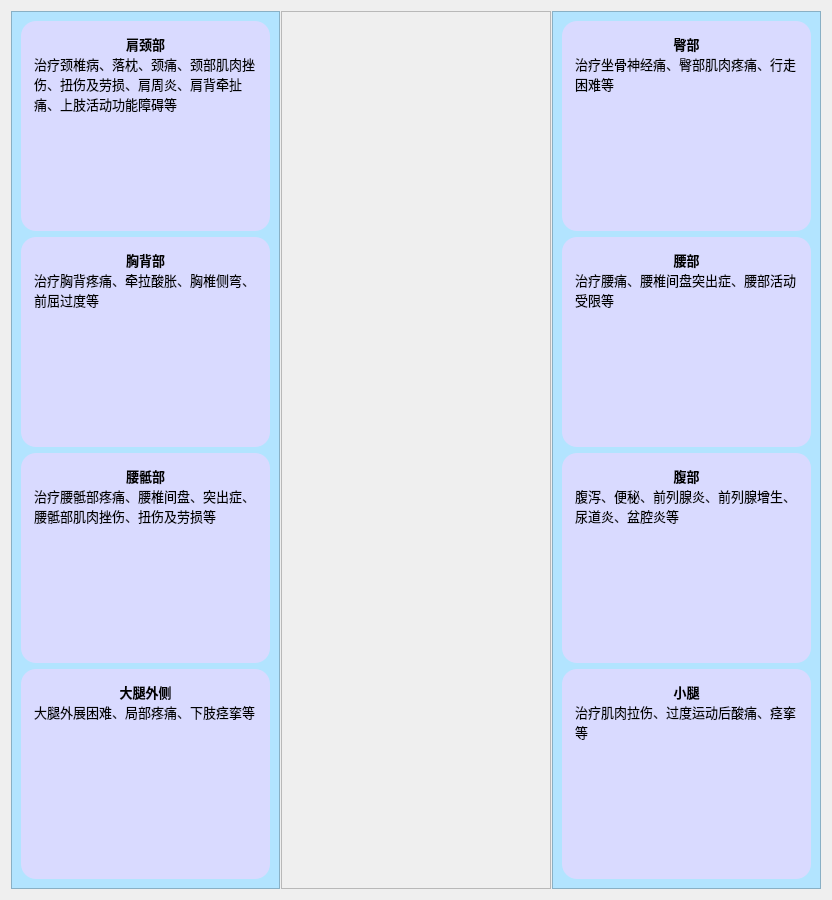
     <widget class="QWidget" name="pageOverView">
      <layout class="QHBoxLayout" name="horizontalLayout" stretch="1,1,1">
       <property name="spacing">
        <number>1</number>
       </property>
       <item>
        <widget class="QFrame" name="frameLeft">
         <property name="minimumSize">
          <size>
           <width>160</width>
           <height>0</height>
          </size>
         </property>
         <property name="styleSheet">
          <string notr="true">background-color: rgb(178, 228, 255);</string>
         </property>
         <property name="frameShape">
          <enum>QFrame::StyledPanel</enum>
         </property>
         <property name="frameShadow">
          <enum>QFrame::Raised</enum>
         </property>
         <layout class="QVBoxLayout" name="verticalLayout">
          <item>
           <widget class="QFrame" name="frame_6">
            <property name="styleSheet">
             <string notr="true">background-color: rgb(217, 218, 255);
border-radius:15px;</string>
            </property>
            <property name="frameShape">
             <enum>QFrame::StyledPanel</enum>
            </property>
            <property name="frameShadow">
             <enum>QFrame::Raised</enum>
            </property>
            <layout class="QVBoxLayout" name="verticalLayout_9">
             <item alignment="Qt::AlignHCenter|Qt::AlignVCenter">
              <widget class="QTextBrowser" name="jjTextBrowser">
               <property name="font">
                <font>
                 <family>宋体</family>
                 <pointsize>14</pointsize>
                </font>
               </property>
               <property name="html">
                <string>&lt;!DOCTYPE HTML PUBLIC &quot;-//W3C//DTD HTML 4.0//EN&quot; &quot;http://www.w3.org/TR/REC-html40/strict.dtd&quot;&gt;
&lt;html&gt;&lt;head&gt;&lt;meta name=&quot;qrichtext&quot; content=&quot;1&quot; /&gt;&lt;meta charset=&quot;utf-8&quot; /&gt;&lt;style type=&quot;text/css&quot;&gt;
p, li { white-space: pre-wrap; }
hr { height: 1px; border-width: 0; }
li.unchecked::marker { content: &quot;\2610&quot;; }
li.checked::marker { content: &quot;\2612&quot;; }
&lt;/style&gt;&lt;/head&gt;&lt;body style=&quot; font-family:'宋体'; font-size:14pt; font-weight:400; font-style:normal;&quot;&gt;
&lt;p align=&quot;center&quot; style=&quot; margin-top:0px; margin-bottom:0px; margin-left:0px; margin-right:0px; -qt-block-indent:0; text-indent:0px;&quot;&gt;&lt;span style=&quot; font-family:'Microsoft YaHei UI'; font-size:10pt; font-weight:700;&quot;&gt;肩颈部&lt;/span&gt;&lt;/p&gt;
&lt;p style=&quot; margin-top:0px; margin-bottom:0px; margin-left:0px; margin-right:0px; -qt-block-indent:0; text-indent:0px;&quot;&gt;&lt;span style=&quot; font-family:'Microsoft YaHei UI'; font-size:10pt;&quot;&gt;治疗颈椎病、落枕、颈痛、颈部肌肉挫伤、扭伤及劳损、肩周炎、肩背牵扯痛、上肢活动功能障碍等&lt;/span&gt;&lt;/p&gt;&lt;/body&gt;&lt;/html&gt;</string>
               </property>
              </widget>
             </item>
            </layout>
           </widget>
          </item>
          <item>
           <widget class="QFrame" name="frame_7">
            <property name="styleSheet">
             <string notr="true">background-color: rgb(217, 218, 255);
border-radius:15px;</string>
            </property>
            <property name="frameShape">
             <enum>QFrame::StyledPanel</enum>
            </property>
            <property name="frameShadow">
             <enum>QFrame::Raised</enum>
            </property>
            <layout class="QVBoxLayout" name="verticalLayout_10">
             <item alignment="Qt::AlignVCenter">
              <widget class="QTextBrowser" name="textBrowser_2">
               <property name="html">
                <string>&lt;!DOCTYPE HTML PUBLIC &quot;-//W3C//DTD HTML 4.0//EN&quot; &quot;http://www.w3.org/TR/REC-html40/strict.dtd&quot;&gt;
&lt;html&gt;&lt;head&gt;&lt;meta name=&quot;qrichtext&quot; content=&quot;1&quot; /&gt;&lt;meta charset=&quot;utf-8&quot; /&gt;&lt;style type=&quot;text/css&quot;&gt;
p, li { white-space: pre-wrap; }
hr { height: 1px; border-width: 0; }
li.unchecked::marker { content: &quot;\2610&quot;; }
li.checked::marker { content: &quot;\2612&quot;; }
&lt;/style&gt;&lt;/head&gt;&lt;body style=&quot; font-family:'Microsoft YaHei UI'; font-size:9pt; font-weight:400; font-style:normal;&quot;&gt;
&lt;p align=&quot;center&quot; style=&quot; margin-top:0px; margin-bottom:0px; margin-left:0px; margin-right:0px; -qt-block-indent:0; text-indent:0px;&quot;&gt;&lt;span style=&quot; font-size:10pt; font-weight:700;&quot;&gt;胸背部&lt;/span&gt;&lt;/p&gt;
&lt;p style=&quot; margin-top:0px; margin-bottom:0px; margin-left:0px; margin-right:0px; -qt-block-indent:0; text-indent:0px;&quot;&gt;&lt;span style=&quot; font-size:10pt;&quot;&gt;治疗胸背疼痛、牵拉酸胀、胸椎侧弯、前屈过度等&lt;/span&gt;&lt;/p&gt;&lt;/body&gt;&lt;/html&gt;</string>
               </property>
              </widget>
             </item>
            </layout>
           </widget>
          </item>
          <item alignment="Qt::AlignVCenter">
           <widget class="QFrame" name="frame_8">
            <property name="styleSheet">
             <string notr="true">background-color: rgb(217, 218, 255);
border-radius:15px;</string>
            </property>
            <property name="frameShape">
             <enum>QFrame::StyledPanel</enum>
            </property>
            <property name="frameShadow">
             <enum>QFrame::Raised</enum>
            </property>
            <layout class="QVBoxLayout" name="verticalLayout_11">
             <item>
              <widget class="QTextBrowser" name="textBrowser_4">
               <property name="html">
                <string>&lt;!DOCTYPE HTML PUBLIC &quot;-//W3C//DTD HTML 4.0//EN&quot; &quot;http://www.w3.org/TR/REC-html40/strict.dtd&quot;&gt;
&lt;html&gt;&lt;head&gt;&lt;meta name=&quot;qrichtext&quot; content=&quot;1&quot; /&gt;&lt;meta charset=&quot;utf-8&quot; /&gt;&lt;style type=&quot;text/css&quot;&gt;
p, li { white-space: pre-wrap; }
hr { height: 1px; border-width: 0; }
li.unchecked::marker { content: &quot;\2610&quot;; }
li.checked::marker { content: &quot;\2612&quot;; }
&lt;/style&gt;&lt;/head&gt;&lt;body style=&quot; font-family:'Microsoft YaHei UI'; font-size:9pt; font-weight:400; font-style:normal;&quot;&gt;
&lt;p align=&quot;center&quot; style=&quot; margin-top:0px; margin-bottom:0px; margin-left:0px; margin-right:0px; -qt-block-indent:0; text-indent:0px;&quot;&gt;&lt;span style=&quot; font-size:10pt; font-weight:700;&quot;&gt;腰骶部&lt;/span&gt;&lt;/p&gt;
&lt;p style=&quot; margin-top:0px; margin-bottom:0px; margin-left:0px; margin-right:0px; -qt-block-indent:0; text-indent:0px;&quot;&gt;&lt;span style=&quot; font-size:10pt;&quot;&gt;治疗腰骶部疼痛、腰椎间盘、突出症、腰骶部肌肉挫伤、扭伤及劳损等&lt;/span&gt;&lt;/p&gt;&lt;/body&gt;&lt;/html&gt;</string>
               </property>
              </widget>
             </item>
            </layout>
           </widget>
          </item>
          <item>
           <widget class="QFrame" name="frame_9">
            <property name="styleSheet">
             <string notr="true">background-color: rgb(217, 218, 255);
border-radius:15px;</string>
            </property>
            <property name="frameShape">
             <enum>QFrame::StyledPanel</enum>
            </property>
            <property name="frameShadow">
             <enum>QFrame::Raised</enum>
            </property>
            <layout class="QVBoxLayout" name="verticalLayout_12">
             <item alignment="Qt::AlignVCenter">
              <widget class="QTextBrowser" name="textBrowser_6">
               <property name="html">
                <string>&lt;!DOCTYPE HTML PUBLIC &quot;-//W3C//DTD HTML 4.0//EN&quot; &quot;http://www.w3.org/TR/REC-html40/strict.dtd&quot;&gt;
&lt;html&gt;&lt;head&gt;&lt;meta name=&quot;qrichtext&quot; content=&quot;1&quot; /&gt;&lt;meta charset=&quot;utf-8&quot; /&gt;&lt;style type=&quot;text/css&quot;&gt;
p, li { white-space: pre-wrap; }
hr { height: 1px; border-width: 0; }
li.unchecked::marker { content: &quot;\2610&quot;; }
li.checked::marker { content: &quot;\2612&quot;; }
&lt;/style&gt;&lt;/head&gt;&lt;body style=&quot; font-family:'Microsoft YaHei UI'; font-size:9pt; font-weight:400; font-style:normal;&quot;&gt;
&lt;p align=&quot;center&quot; style=&quot; margin-top:0px; margin-bottom:0px; margin-left:0px; margin-right:0px; -qt-block-indent:0; text-indent:0px;&quot;&gt;&lt;span style=&quot; font-size:10pt; font-weight:700;&quot;&gt;大腿外侧&lt;/span&gt;&lt;/p&gt;
&lt;p style=&quot; margin-top:0px; margin-bottom:0px; margin-left:0px; margin-right:0px; -qt-block-indent:0; text-indent:0px;&quot;&gt;&lt;span style=&quot; font-size:10pt;&quot;&gt;大腿外展困难、局部疼痛、下肢痉挛等&lt;/span&gt;&lt;/p&gt;&lt;/body&gt;&lt;/html&gt;</string>
               </property>
              </widget>
             </item>
            </layout>
           </widget>
          </item>
         </layout>
        </widget>
       </item>
       <item>
        <widget class="QFrame" name="frameMid">
         <property name="sizePolicy">
          <sizepolicy hsizetype="Preferred" vsizetype="MinimumExpanding">
           <horstretch>0</horstretch>
           <verstretch>0</verstretch>
          </sizepolicy>
         </property>
         <property name="maximumSize">
          <size>
           <width>16777215</width>
           <height>960</height>
          </size>
         </property>
         <property name="frameShape">
          <enum>QFrame::StyledPanel</enum>
         </property>
         <property name="frameShadow">
          <enum>QFrame::Raised</enum>
         </property>
         <layout class="QHBoxLayout" name="horizontalLayout_4" stretch="0">
          <item alignment="Qt::AlignHCenter|Qt::AlignVCenter">
           <widget class="QLabel" name="bodyLabel">
            <property name="sizePolicy">
             <sizepolicy hsizetype="Expanding" vsizetype="Ignored">
              <horstretch>0</horstretch>
              <verstretch>0</verstretch>
             </sizepolicy>
            </property>
            <property name="minimumSize">
             <size>
              <width>200</width>
              <height>200</height>
             </size>
            </property>
            <property name="maximumSize">
             <size>
              <width>16777215</width>
              <height>960</height>
             </size>
            </property>
            <property name="text">
             <string/>
            </property>
            <property name="pixmap">
             <pixmap resource="../res/pngConfig.qrc">:/images/body.jpg</pixmap>
            </property>
            <property name="scaledContents">
             <bool>true</bool>
            </property>
           </widget>
          </item>
         </layout>
        </widget>
       </item>
       <item>
        <widget class="QFrame" name="frameRight">
         <property name="minimumSize">
          <size>
           <width>160</width>
           <height>0</height>
          </size>
         </property>
         <property name="styleSheet">
          <string notr="true">background-color: rgb(178, 228, 255);</string>
         </property>
         <property name="frameShape">
          <enum>QFrame::StyledPanel</enum>
         </property>
         <property name="frameShadow">
          <enum>QFrame::Raised</enum>
         </property>
         <layout class="QVBoxLayout" name="verticalLayout_2">
          <item>
           <widget class="QFrame" name="frame_13">
            <property name="styleSheet">
             <string notr="true">background-color: rgb(217, 218, 255);
border-radius:15px;</string>
            </property>
            <property name="frameShape">
             <enum>QFrame::StyledPanel</enum>
            </property>
            <property name="frameShadow">
             <enum>QFrame::Raised</enum>
            </property>
            <layout class="QVBoxLayout" name="verticalLayout_13">
             <item alignment="Qt::AlignVCenter">
              <widget class="QTextBrowser" name="textBrowser_5">
               <property name="html">
                <string>&lt;!DOCTYPE HTML PUBLIC &quot;-//W3C//DTD HTML 4.0//EN&quot; &quot;http://www.w3.org/TR/REC-html40/strict.dtd&quot;&gt;
&lt;html&gt;&lt;head&gt;&lt;meta name=&quot;qrichtext&quot; content=&quot;1&quot; /&gt;&lt;meta charset=&quot;utf-8&quot; /&gt;&lt;style type=&quot;text/css&quot;&gt;
p, li { white-space: pre-wrap; }
hr { height: 1px; border-width: 0; }
li.unchecked::marker { content: &quot;\2610&quot;; }
li.checked::marker { content: &quot;\2612&quot;; }
&lt;/style&gt;&lt;/head&gt;&lt;body style=&quot; font-family:'Microsoft YaHei UI'; font-size:9pt; font-weight:400; font-style:normal;&quot;&gt;
&lt;p align=&quot;center&quot; style=&quot; margin-top:0px; margin-bottom:0px; margin-left:0px; margin-right:0px; -qt-block-indent:0; text-indent:0px;&quot;&gt;&lt;span style=&quot; font-size:10pt; font-weight:700;&quot;&gt;臀部&lt;/span&gt;&lt;/p&gt;
&lt;p style=&quot; margin-top:0px; margin-bottom:0px; margin-left:0px; margin-right:0px; -qt-block-indent:0; text-indent:0px;&quot;&gt;&lt;span style=&quot; font-size:10pt;&quot;&gt;治疗坐骨神经痛、臀部肌肉疼痛、行走困难等&lt;/span&gt;&lt;/p&gt;&lt;/body&gt;&lt;/html&gt;</string>
               </property>
              </widget>
             </item>
            </layout>
           </widget>
          </item>
          <item>
           <widget class="QFrame" name="frame_11">
            <property name="styleSheet">
             <string notr="true">background-color: rgb(217, 218, 255);
border-radius:15px;</string>
            </property>
            <property name="frameShape">
             <enum>QFrame::StyledPanel</enum>
            </property>
            <property name="frameShadow">
             <enum>QFrame::Raised</enum>
            </property>
            <layout class="QVBoxLayout" name="verticalLayout_14">
             <item alignment="Qt::AlignVCenter">
              <widget class="QTextBrowser" name="textBrowser_3">
               <property name="html">
                <string>&lt;!DOCTYPE HTML PUBLIC &quot;-//W3C//DTD HTML 4.0//EN&quot; &quot;http://www.w3.org/TR/REC-html40/strict.dtd&quot;&gt;
&lt;html&gt;&lt;head&gt;&lt;meta name=&quot;qrichtext&quot; content=&quot;1&quot; /&gt;&lt;meta charset=&quot;utf-8&quot; /&gt;&lt;style type=&quot;text/css&quot;&gt;
p, li { white-space: pre-wrap; }
hr { height: 1px; border-width: 0; }
li.unchecked::marker { content: &quot;\2610&quot;; }
li.checked::marker { content: &quot;\2612&quot;; }
&lt;/style&gt;&lt;/head&gt;&lt;body style=&quot; font-family:'Microsoft YaHei UI'; font-size:9pt; font-weight:400; font-style:normal;&quot;&gt;
&lt;p align=&quot;center&quot; style=&quot; margin-top:0px; margin-bottom:0px; margin-left:0px; margin-right:0px; -qt-block-indent:0; text-indent:0px;&quot;&gt;&lt;span style=&quot; font-size:10pt; font-weight:700;&quot;&gt;腰部&lt;/span&gt;&lt;/p&gt;
&lt;p style=&quot; margin-top:0px; margin-bottom:0px; margin-left:0px; margin-right:0px; -qt-block-indent:0; text-indent:0px;&quot;&gt;&lt;span style=&quot; font-size:10pt;&quot;&gt;治疗腰痛、腰椎间盘突出症、腰部活动受限等&lt;/span&gt;&lt;/p&gt;&lt;/body&gt;&lt;/html&gt;</string>
               </property>
              </widget>
             </item>
            </layout>
           </widget>
          </item>
          <item>
           <widget class="QFrame" name="frame_12">
            <property name="styleSheet">
             <string notr="true">background-color: rgb(217, 218, 255);
border-radius:15px;</string>
            </property>
            <property name="frameShape">
             <enum>QFrame::StyledPanel</enum>
            </property>
            <property name="frameShadow">
             <enum>QFrame::Raised</enum>
            </property>
            <layout class="QVBoxLayout" name="verticalLayout_15">
             <item alignment="Qt::AlignVCenter">
              <widget class="QTextBrowser" name="textBrowser_8">
               <property name="html">
                <string>&lt;!DOCTYPE HTML PUBLIC &quot;-//W3C//DTD HTML 4.0//EN&quot; &quot;http://www.w3.org/TR/REC-html40/strict.dtd&quot;&gt;
&lt;html&gt;&lt;head&gt;&lt;meta name=&quot;qrichtext&quot; content=&quot;1&quot; /&gt;&lt;meta charset=&quot;utf-8&quot; /&gt;&lt;style type=&quot;text/css&quot;&gt;
p, li { white-space: pre-wrap; }
hr { height: 1px; border-width: 0; }
li.unchecked::marker { content: &quot;\2610&quot;; }
li.checked::marker { content: &quot;\2612&quot;; }
&lt;/style&gt;&lt;/head&gt;&lt;body style=&quot; font-family:'Microsoft YaHei UI'; font-size:9pt; font-weight:400; font-style:normal;&quot;&gt;
&lt;p align=&quot;center&quot; style=&quot; margin-top:0px; margin-bottom:0px; margin-left:0px; margin-right:0px; -qt-block-indent:0; text-indent:0px;&quot;&gt;&lt;span style=&quot; font-size:10pt; font-weight:700;&quot;&gt;腹部&lt;/span&gt;&lt;/p&gt;
&lt;p style=&quot; margin-top:0px; margin-bottom:0px; margin-left:0px; margin-right:0px; -qt-block-indent:0; text-indent:0px;&quot;&gt;&lt;span style=&quot; font-size:10pt;&quot;&gt;腹泻、便秘、前列腺炎、前列腺增生、尿道炎、盆腔炎等&lt;/span&gt;&lt;/p&gt;&lt;/body&gt;&lt;/html&gt;</string>
               </property>
              </widget>
             </item>
            </layout>
           </widget>
          </item>
          <item>
           <widget class="QFrame" name="frame_10">
            <property name="styleSheet">
             <string notr="true">background-color: rgb(217, 218, 255);
border-radius:15px;</string>
            </property>
            <property name="frameShape">
             <enum>QFrame::StyledPanel</enum>
            </property>
            <property name="frameShadow">
             <enum>QFrame::Raised</enum>
            </property>
            <layout class="QVBoxLayout" name="verticalLayout_16">
             <item alignment="Qt::AlignVCenter">
              <widget class="QTextBrowser" name="textBrowser_7">
               <property name="html">
                <string>&lt;!DOCTYPE HTML PUBLIC &quot;-//W3C//DTD HTML 4.0//EN&quot; &quot;http://www.w3.org/TR/REC-html40/strict.dtd&quot;&gt;
&lt;html&gt;&lt;head&gt;&lt;meta name=&quot;qrichtext&quot; content=&quot;1&quot; /&gt;&lt;meta charset=&quot;utf-8&quot; /&gt;&lt;style type=&quot;text/css&quot;&gt;
p, li { white-space: pre-wrap; }
hr { height: 1px; border-width: 0; }
li.unchecked::marker { content: &quot;\2610&quot;; }
li.checked::marker { content: &quot;\2612&quot;; }
&lt;/style&gt;&lt;/head&gt;&lt;body style=&quot; font-family:'Microsoft YaHei UI'; font-size:9pt; font-weight:400; font-style:normal;&quot;&gt;
&lt;p align=&quot;center&quot; style=&quot; margin-top:0px; margin-bottom:0px; margin-left:0px; margin-right:0px; -qt-block-indent:0; text-indent:0px;&quot;&gt;&lt;span style=&quot; font-size:10pt; font-weight:700;&quot;&gt;小腿&lt;/span&gt;&lt;/p&gt;
&lt;p style=&quot; margin-top:0px; margin-bottom:0px; margin-left:0px; margin-right:0px; -qt-block-indent:0; text-indent:0px;&quot;&gt;&lt;span style=&quot; font-size:10pt;&quot;&gt;治疗肌肉拉伤、过度运动后酸痛、痉挛等&lt;/span&gt;&lt;/p&gt;&lt;/body&gt;&lt;/html&gt;</string>
               </property>
              </widget>
             </item>
            </layout>
           </widget>
          </item>
         </layout>
        </widget>
       </item>
      </layout>
     </widget>
